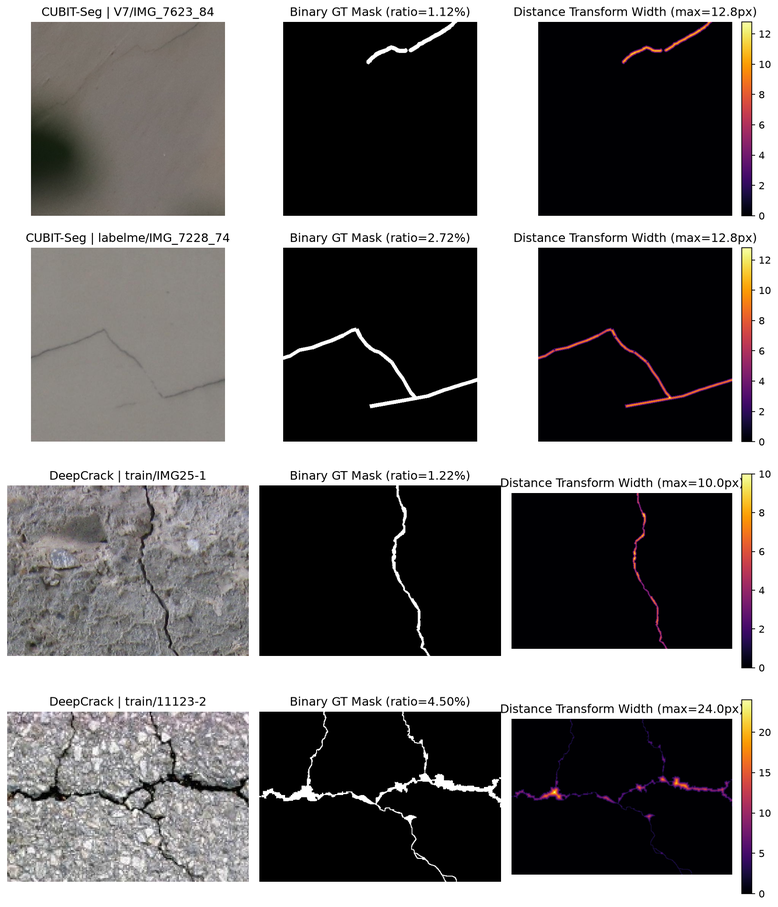
#> input picture assets/eda_samples.png, 778 x 907 px, shrunk from 1632 x 1904 before the run
$ python -i classical.py   (imports and definitions only)
#> lines starting #> are read from the running program, lines starting #| are printed output that depends on the picture; after the words box and inside, x2 and y2 are one past the last pixel; in counts of white or black regions, pixels touching at a corner belong together
"""Classical computer vision baseline for crack segmentation using OpenCV.

Pipeline:
1. Grayscale conversion & CLAHE contrast normalization (명암 대비 선명하게 맞춤)
2. Bilateral filtering (suppresses surface grain while preserving crack edges)
3. Multi-scale morphological Black-Hat transform (highlights dark thin valleys) (국소적인 균열 뽑아냄)
4. Standard-deviation thresholding -> morphological closing -> connected-component filtering
"""

from __future__ import annotations

from typing import Sequence

import cv2
import numpy as np


def clean_binary_mask(
    mask: np.ndarray,
    closing_kernel: int = 3,
    min_area: int = 40,
    min_span: float = 0.0,
) -> np.ndarray:
    """Apply morphological closing and remove small/compact noise components.

    Args:
        mask: 2D binary array.
        closing_kernel: Elliptical kernel size for connecting fragmented crack segments.
        min_area: Minimum pixel area to keep a connected component.
        min_span: Minimum bounding-box diagonal length (px) to filter out round blobs.
    """
    binary = (np.asarray(mask) > 0).astype(np.uint8)

    if closing_kernel > 1:
        kernel = cv2.getStructuringElement(  # 커널을 (타)원형으로 만들어 방향 편향 없앰
            cv2.MORPH_ELLIPSE, (closing_kernel, closing_kernel)
        )
        binary = cv2.morphologyEx(binary, cv2.MORPH_CLOSE, kernel)  # closing

    if min_area <= 0 and min_span <= 0:
        return binary


    # num_labels: 전체 라벨 개수 / labels: 각 픽셀 라벨이 담긴 2D 배열 / stats: 라벨별 통계 들어있는 2D 표 / _: 무게중심 (미사용)
    num_labels, labels, stats, _ = cv2.connectedComponentsWithStats(
        binary, connectivity=8
    )
    if num_labels <= 1:
        return binary

    # [0]은 배경이므로 제외
    areas = stats[1:, cv2.CC_STAT_AREA]  # 객체 픽셀 수(면적)
    widths = stats[1:, cv2.CC_STAT_WIDTH]  # 객체 bounding width
    heights = stats[1:, cv2.CC_STAT_HEIGHT]  # 객체 bounding height
    spans = np.hypot(widths, heights)  # bounding의 대각선 길이 / 원형 노이즈 거르느 용도 (점은 대각선이 짧음)

    valid_ids = np.where((areas >= min_area) & (spans >= min_span))[0] + 1  # +1: 라벨 번호 맞추기
    return np.isin(labels, valid_ids).astype(np.uint8)  # 살아남은 픽셀만 True(1) 반환 (이진 마스크)


def segment_classical(
    image_rgb: np.ndarray,
    clahe_clip: float = 2.0,   # CLAHE에서 대비 증폭 제한값
    clahe_grid: int = 8,       # 대비 맞출 때 이미지 나눌 픽셀 칸 수 (8*8)
    blur_d: int = 5,           # bilateralFilter에서 주변 픽셀 볼 때 창의 지름(픽셀)
    blur_sigma: float = 35.0,  # 밝기 차이가 기준 이내면 비슷하다고 판단해 섞음
    blackhat_kernels: Sequence[int] = (9, 17, 25),  # 어두운 균열 강조할 blackhat 커널 크기 목록
    std_factor: float = 1.8,   # 임계값이 mean + std_factor로 할 때 곱하는 표준편차 배수
    closing_kernel: int = 3,
    min_area: int = 60,
    min_span: float = 18.0,
) -> np.ndarray:
    """Segment dark, elongated crack structures from an RGB image using OpenCV.

    Returns:
        2D binary mask of dtype uint8 with values in {0, 1}.
    """
    if image_rgb.ndim == 3:
        gray = cv2.cvtColor(image_rgb, cv2.COLOR_RGB2GRAY)
    else:
        gray = image_rgb.copy()

    # Contrast Limited Adaptive Histogram Equalization: 이미지를 나눈 각 구역의 명암 대비 높임
    if clahe_clip > 0:
        clahe = cv2.createCLAHE(
            clipLimit=clahe_clip, tileGridSize=(clahe_grid, clahe_grid)
        )
        gray = clahe.apply(gray)

    if blur_d > 0:
        # 노이즈 완화 + 경계 유지 (양방향 필터)
        gray = cv2.bilateralFilter(gray, d=blur_d, sigmaColor=blur_sigma, sigmaSpace=blur_sigma)

    # Multi-scale Black-Hat response to capture both thin and wide cracks
    # MORPH_BLACKHAT: (closing 결과) - (원본 이미지) / 주변보다 어두운 구조가 강하게 강조됨
    response = np.zeros_like(gray, dtype=np.float32)
    for ksize in blackhat_kernels:
        kernel = cv2.getStructuringElement(cv2.MORPH_ELLIPSE, (ksize, ksize))
        bh = cv2.morphologyEx(gray, cv2.MORPH_BLACKHAT, kernel).astype(np.float32)
        response = np.maximum(response, bh)  # 균열 두께가 다를 때 각 픽셀별로 스케일에서 나온 결과 중 max값을 할당

    # 이미지마다 밝기/대비가 다르므로 response map 평균 기준으로 계산해 그보다 큰 픽셀만 1로 잡음
    threshold = float(response.mean() + std_factor * response.std())
    raw_mask = (response > threshold).astype(np.uint8)

    return clean_binary_mask(
        raw_mask,
        closing_kernel=closing_kernel,
        min_area=min_area,
        min_span=min_span,
    )

>>> import cv2
>>> picture = cv2.cvtColor(cv2.imread('../../assets/eda_samples.png'), cv2.COLOR_BGR2RGB)
>>> result = segment_classical(picture)
#> in segment_classical, `gray = clahe.apply(gray)`:
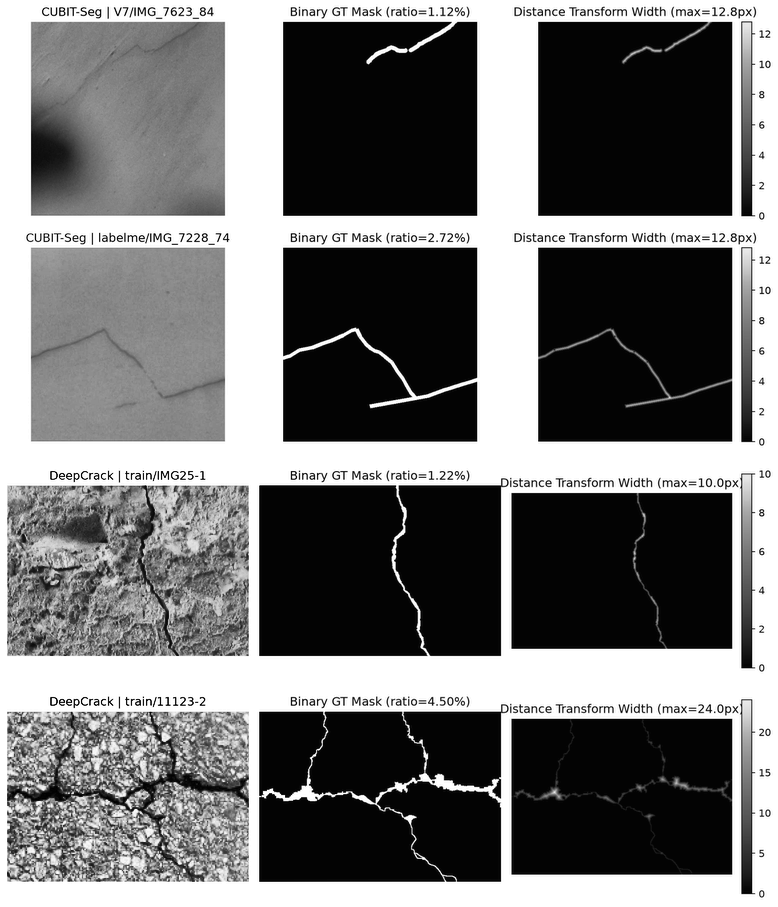
#> gray: shape (907, 778); min 0, max 255, mean 116.3
#> the loop in segment_classical, `for ksize in blackhat_kernels:` made 3 passes
#> pass 3, in segment_classical, `bh = cv2.morphologyEx(gray, cv2.MORPH_BLACKHAT, kernel).astype(np.floa..`:
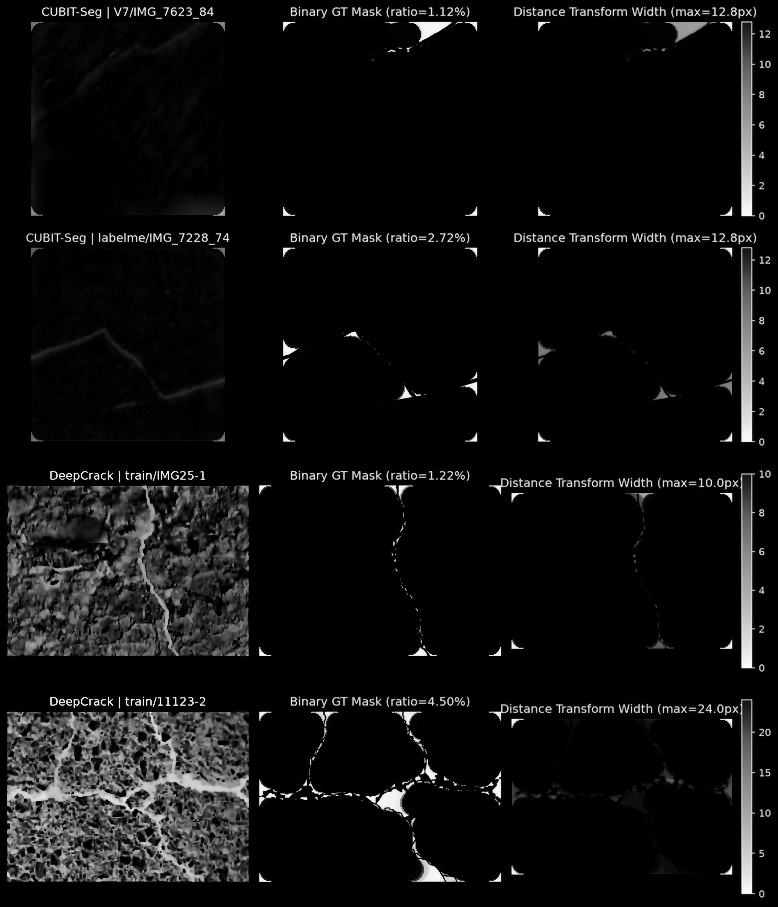
#> bh: shape (907, 778) float32; min 0, max 250, mean 14.7
#> in segment_classical, `threshold = float(response.mean() + std_factor * response.std())`: threshold = 88.72
#> in segment_classical, `raw_mask = (response > threshold).astype(np.uint8)`:
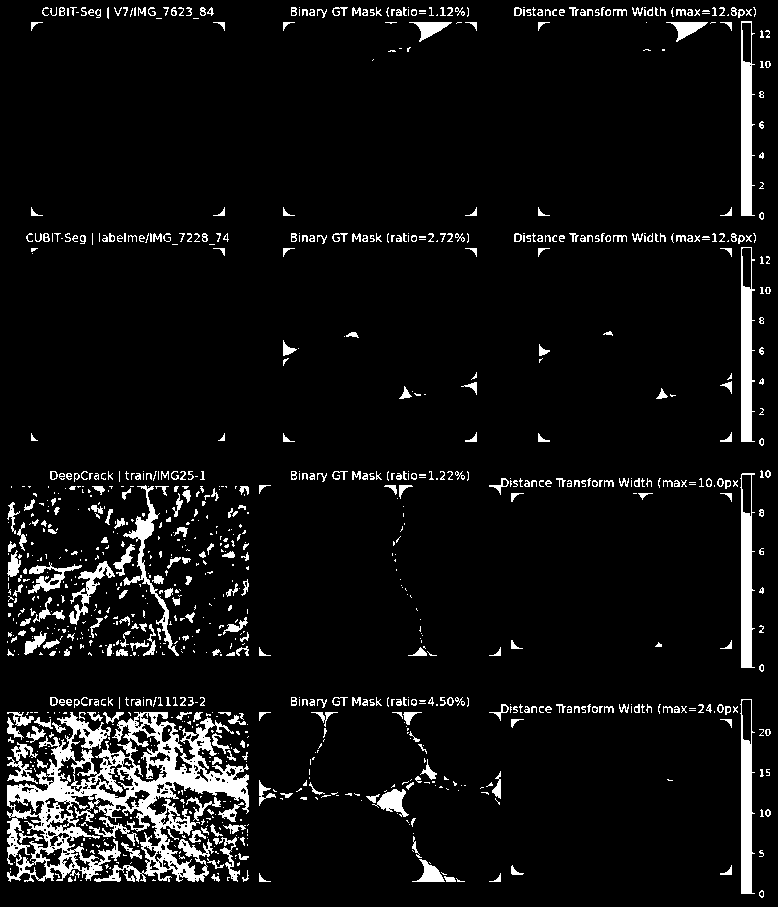
#> raw_mask: shape (907, 778); values 0 (black) and 1 (white), 6.9% white; 1074 white regions (654 under 20 px), largest, box (x1, y1, x2, y2) and area: (7, 712, 249, 882) 15512, (741, 247, 755, 442) 1856, (740, 473, 755, 668) 1850
#> in clean_binary_mask, `kernel = cv2.getStructuringElement(`: kernel = [[0, 1, 0], [1, 1, 1], [0, 1, 0]]
#> in clean_binary_mask, `binary = cv2.morphologyEx(binary, cv2.MORPH_CLOSE, kernel)`:
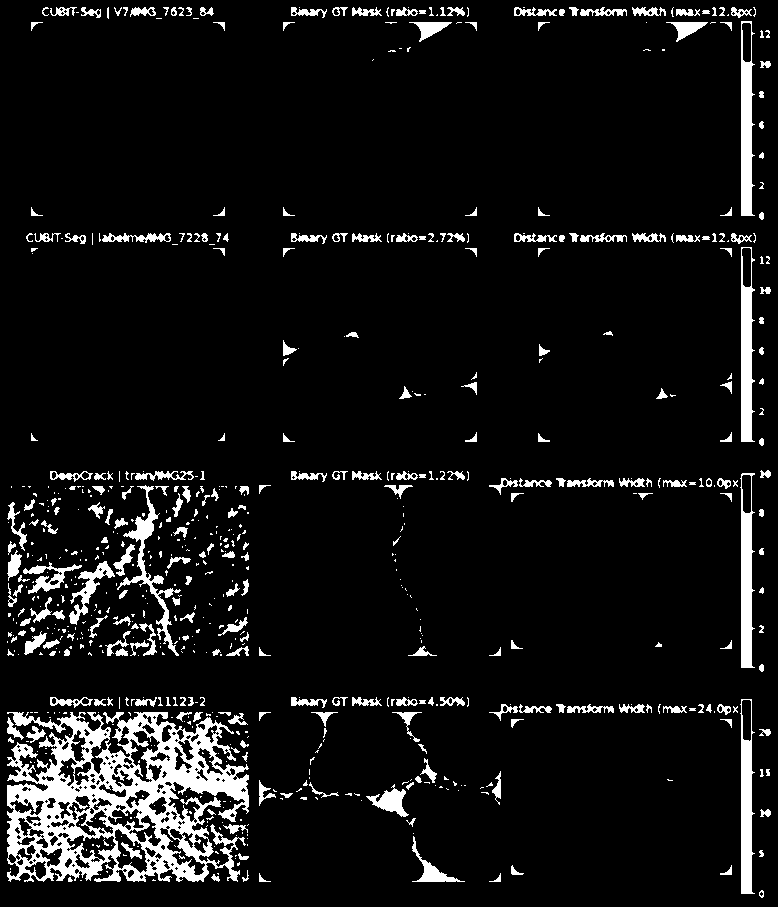
#> binary: shape (907, 778); values 0 (black) and 1 (white), 7.6% white; 708 white regions (420 under 20 px), largest, box (x1, y1, x2, y2) and area: (7, 712, 249, 882) 20575, (741, 247, 755, 442) 1874, (741, 21, 755, 216) 1866
#> in clean_binary_mask, `num_labels, labels, stats, _ = cv2.connectedComponentsWithStats( binar..`:
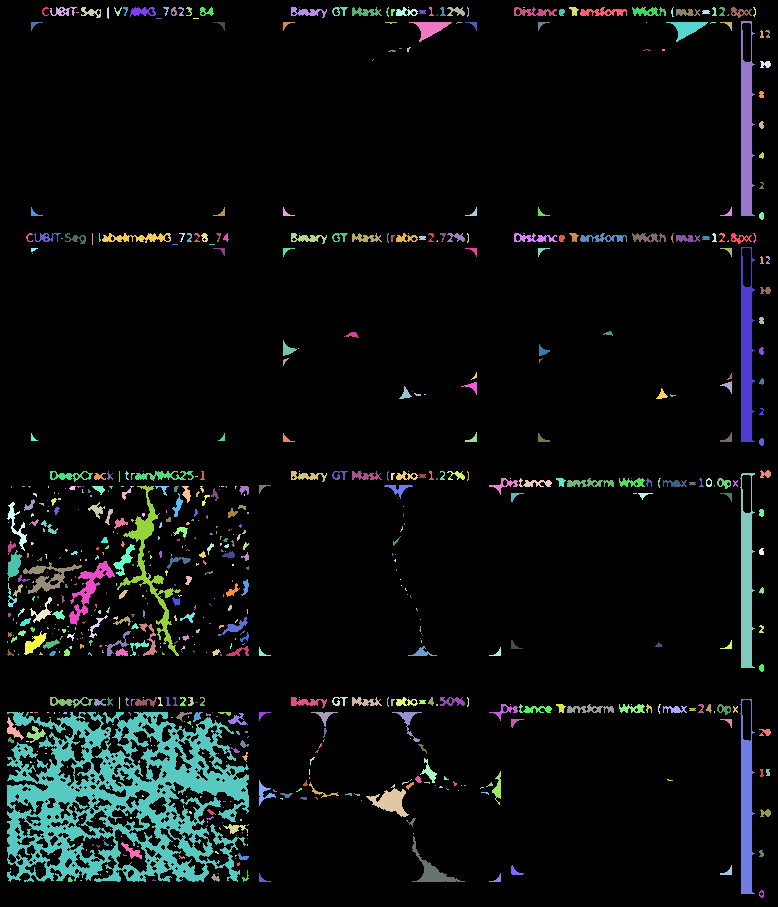
#> labels: shape (907, 778) int32; 709 distinct labels, from 0 to 708; one colour per label, 0 black
#> in clean_binary_mask, `num_labels, labels, stats, _ = cv2.connectedComponentsWithStats( binar..`: num_labels = 709; stats = 709 rows, first 6: [0, 0, 778, 907, 651804], [42, 7, 7, 9, 25], [50, 7, 27, 9, 124], [81, 7, 20, 11, 105], [107, 7, 2, 12, 22], [114, 7, 8, 9, 27]
#> in clean_binary_mask, `areas = stats[1:, cv2.CC_STAT_AREA]`: areas = 708 values, max 20575 at index 547, min 1 at index 13, mean 76.05
#> in clean_binary_mask, `widths = stats[1:, cv2.CC_STAT_WIDTH]`: widths = 708 values, max 242 at index 547, min 1 at index 13, mean 7.85
#> in clean_binary_mask, `heights = stats[1:, cv2.CC_STAT_HEIGHT]`: heights = 708 values, max 195 at index 43, min 1 at index 13, mean 7.62
#> in clean_binary_mask, `spans = np.hypot(widths, heights)`: spans = 708 values, max 295.7 at index 547, min 1.41 at index 13, mean 11.75
#> in clean_binary_mask, `valid_ids = np.where((areas >= min_area) & (spans >= min_span))[0] + 1`: valid_ids = 101 values from 2 to 677
#> in clean_binary_mask, `return np.isin(labels, valid_ids).astype(np.uint8)`:
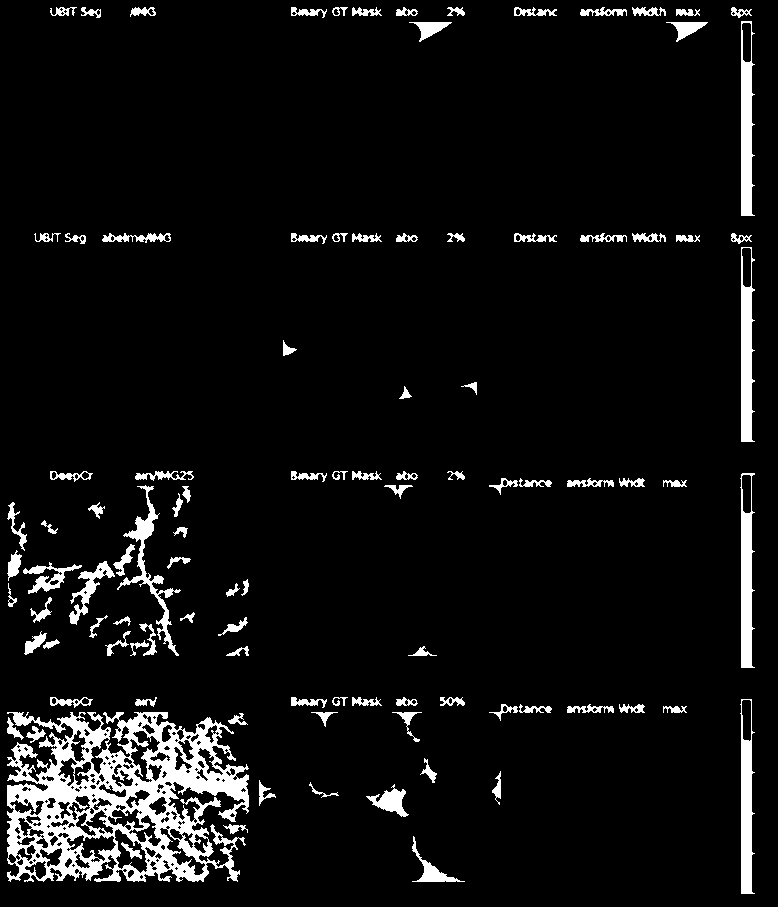
#> returned value: shape (907, 778); values 0 (black) and 1 (white), 6.4% white; 101 white regions, largest, box (x1, y1, x2, y2) and area: (7, 712, 249, 882) 20575, (741, 247, 755, 442) 1874, (741, 21, 755, 216) 1866
